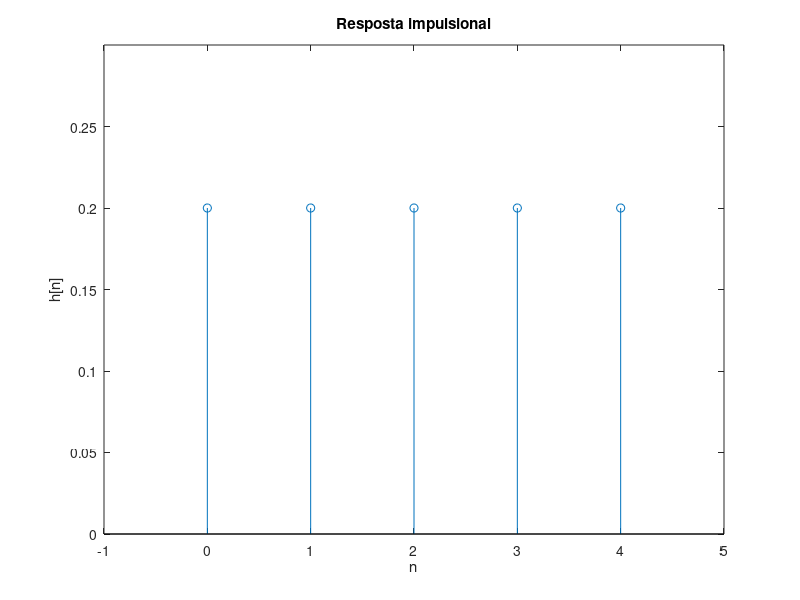
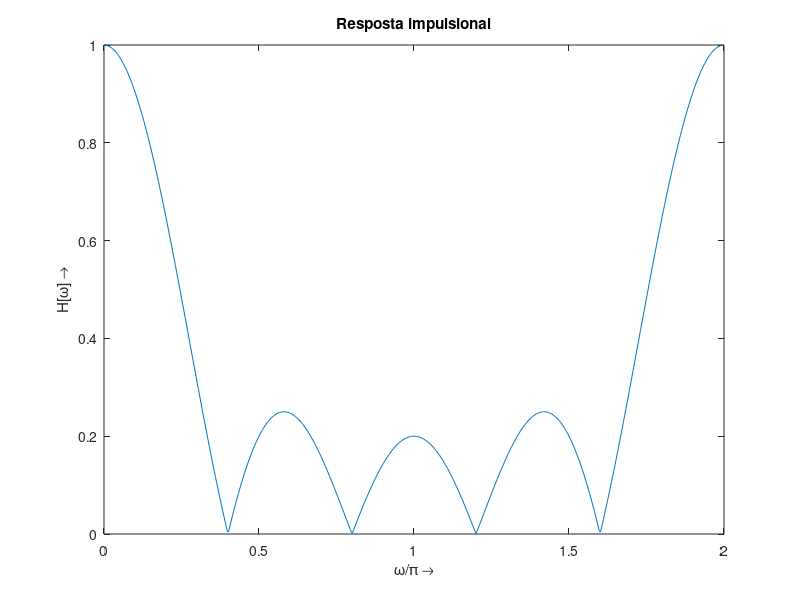

Source code (MATLAB) for these figures, in order:
N = 5;
n = [0:N - 1];
h = 1/5 .* ones(1,5);

figure(1);
stem(n, h);
axis([-1 5 0 0.3])
xlabel("n");
ylabel("h[n]");
title("Resposta impulsional");

% Resposta em frequencia
figure(2);
[H W] = freqz(h, 1, 512, 'whole');
plot(W/pi, abs(H));
xlabel('\omega/\pi \rightarrow');
ylabel('H[\omega] \rightarrow');
title("Resposta impulsional");
